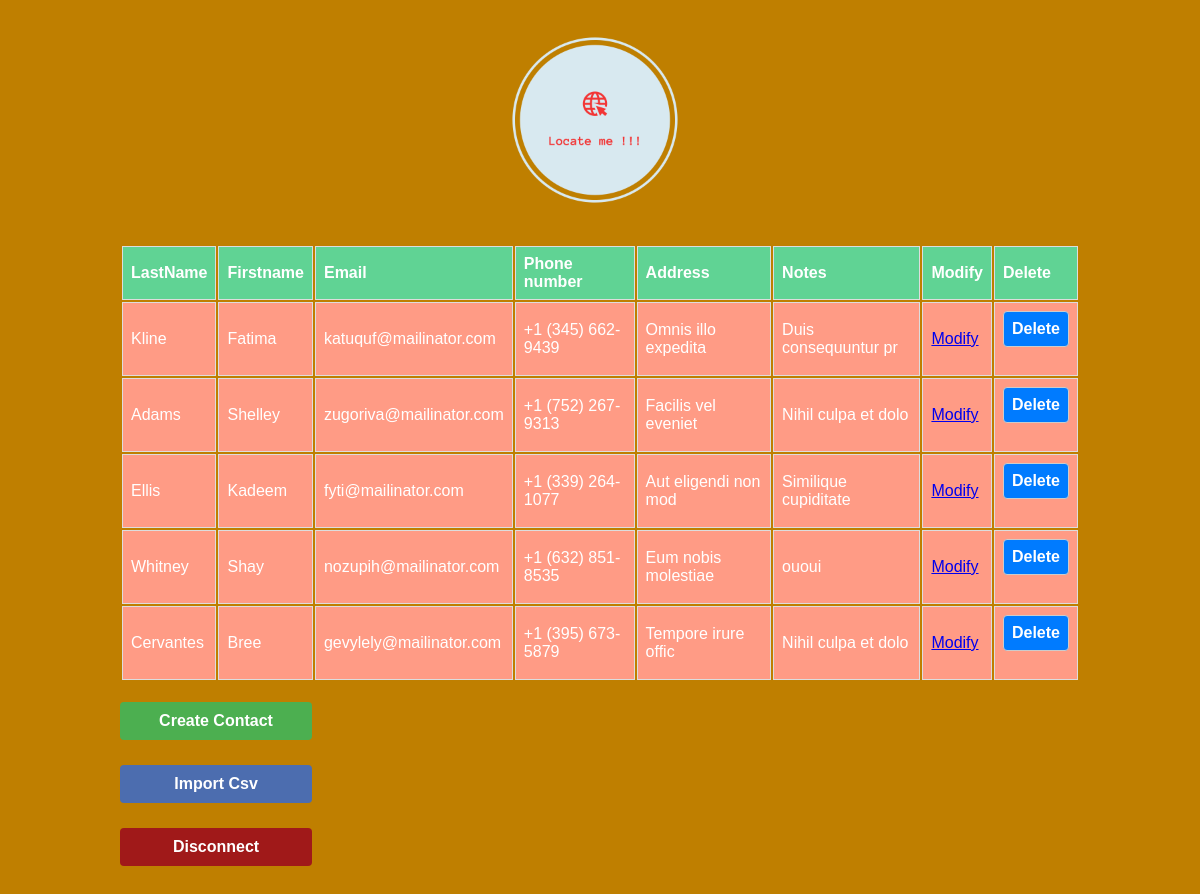
Screenshot of /listContact.php (signed in) with the database file from the repository.
### tables this page shows
CREATE TABLE IF NOT EXISTS `adds` (
  `id` int NOT NULL AUTO_INCREMENT,
  `lastname` varchar(255) NOT NULL,
  `firstname` varchar(255) NOT NULL,
  `email` varchar(255) NOT NULL,
  `phone` varchar(255) NOT NULL,
  `address` varchar(255) NOT NULL,
  `notes` longtext NOT NULL,
  `id_users` int NOT NULL,
  PRIMARY KEY (`id`),
  KEY `id_users` (`id_users`),
  KEY `id` (`id`)
);

### listContact.php (the view, shortened to what this page needs)
<?php
require("header.php");
$user_id = $_SESSION['user_id'];
$mysqli = new mysqli("localhost", "root", "", "adb_login");
$query = "SELECT * FROM adds WHERE id_users = ?";
$stmt = $mysqli->prepare($query);
if ($stmt) {
    $stmt->bind_param("i", $user_id);
    $stmt->execute();
    $result = $stmt->get_result();
    if ($result->num_rows > 0) {
        echo '<div class="lC_tList">
                <table>
                <thead>
                    <tr>
                        <th>LastName</th>
                        <th>Firstname</th>
                        <th>Email</th>
                        <th>Phone number</th>
                        <th>Address</th>
                        <th>Notes</th>
                        <th>Modify</th>
                        <th>Delete</th>
                    </tr>
                </thead>
                <tbody class="colorInt">';
        while ($row = $result->fetch_assoc()) {
            echo '<tr>';
            echo '<td>' . $row["lastname"] . '</td>';
            echo '<td>' . $row["firstname"] . '</td>';
            echo '<td>' . $row["email"] . '</td>';
            echo '<td>' . $row["phone"] . '</td>';
            echo '<td>' . $row["address"] . '</td>';
            echo '<td>' . $row["notes"] . '</td>';
            echo '<td><a href="editContact.php?id=' . $row["id"] . '" class="lC_bModify">Modify</a></td>';
            echo '<td>
                <form action="delContact.php" method="POST" onsubmit="return confirm(\'Are you sure you want to delete this contact?\')">
                    <input type="hidden" name="delete_user" value="' . $row["id"] . '">
                    <button type="submit" name="Contact" class="lC_bDel">Delete</button>
                </form>
            </td>';
            echo '</tr>';
        }
        echo '</tbody></table></div>';
    } else {
        echo '<div class="table-style lC_tEmp">
        <h2 class="lC_hEmp">Table empty</h2>
        </div>';
    }
} else {
    echo "Error in preparing the query.";
}
echo '<div class="button-container">';
echo '<form action="adds.php" method="GET">';
echo '<button type="submit" name="viewAdds" value="viewAdds" class="lC_bCreate">Create Contact</button>';
echo '</form>';
echo '<form action="impCsv.php" method="GET">';
echo '<button type="submit" name="impCsv" value="impCsv" class="lC_bImp">Import Csv</button>';
echo '</form>';
echo '<form action="logout_user.php" method="POST">';
echo '<button type="submit" name="bDisconnect" value="bDisconnect" class="lC_bDisc">Disconnect</button>';
echo '</form>';
echo '</div>';
require_once("footer.php");
?>

### header.php (shortened to what this page needs)
<!DOCTYPE html>
<html lang="fr">
<head>
  <link rel="stylesheet" href="styles.css">
</head>
<body>
<div class="container">
  <header>
    <div class="logo">
      <img src="logo_Directory.png" alt="Logo de l'entreprise">
    </div>
  </header>

### footer.php
</div>
</body>
</html>

### styles.css (style rules this page uses)
body, html { margin: 0; padding: 0; height: 100%; font-family: Arial, sans-serif; background-color: #BF7F00; }
header { display: flex; align-items: center; justify-content: center; margin-bottom: 20px; }
.logo { margin-right: 10px; }
.logo img { width: 200px; height: auto; }
button, .custom-button, .logout-btn, .adds-btn, .custom-btn { width: 100%; padding: 10px; border: none; cursor: pointer; border-radius: 5px; font-weight: bold; transition: all 0.3s ease; }
.button-container { display: flex; justify-content: space-between; margin-top: 20px; }
.container { width: 80%; margin: 0 auto; padding: 20px; }
.lC_tList { width: 100%; border-collapse: collapse; margin-bottom: 20px; }
.lC_tList th, .lC_tList td { border: 1px solid #ddd; padding: 8px; text-align: left; background-color: #FF9B85; color: white; }
.lC_tList th { background-color: #60D394; }
.button-container { display: flex; flex-direction: column; margin-bottom: 20px; }
.lC_bCreate { width: 20%; margin-bottom: 5px; padding: 10px 20px; font-size: 16px; background-color: #4caf50; color: #fff; border: none; cursor: pointer; text-decoration: none; }
.lC_bImp { width: 20%; margin-bottom: 5px; padding: 10px 20px; font-size: 16px; background-color: #4c6daf; color: #fff; border: none; cursor: pointer; text-decoration: none; }
.lC_bDisc { width: 20%; margin-bottom: 5px; padding: 10px 20px; font-size: 16px; background-color: rgb(160, 25, 25); color: #fff; border: none; cursor: pointer; text-decoration: none; }
.lC_bDel { background-color: #007bff; color: #fff; cursor: pointer; }
form { display: flex; flex-direction: column; margin-bottom: 20px; }
input[type="text"], input[type="email"], input[type="phone"], button { padding: 8px; font-size: 16px; border-radius: 4px; border: 1px solid #ccc; width: 100%; box-sizing: border-box; }
button { background-color: #007bff; color: #fff; cursor: pointer; }

### rows the page displays
adds: lastname "Kline", firstname "Fatima", email "katuquf@mailinator.com", phone "+1 (345) 662-9439", address "Omnis illo expedita", notes "Duis consequuntur pr"
adds: lastname "Adams", firstname "Shelley", email "zugoriva@mailinator.com", phone "+1 (752) 267-9313", address "Facilis vel eveniet", notes "Nihil culpa et dolo"
adds: lastname "Ellis", firstname "Kadeem", email "fyti@mailinator.com", phone "+1 (339) 264-1077", address "Aut eligendi non mod", notes "Similique cupiditate"
adds: lastname "Whitney", firstname "Shay", email "nozupih@mailinator.com", phone "+1 (632) 851-8535", address "Eum nobis molestiae", notes "ououi"
adds: lastname "Cervantes", firstname "Bree", email "gevylely@mailinator.com", phone "+1 (395) 673-5879", address "Tempore irure offic", notes "Nihil culpa et dolo"
